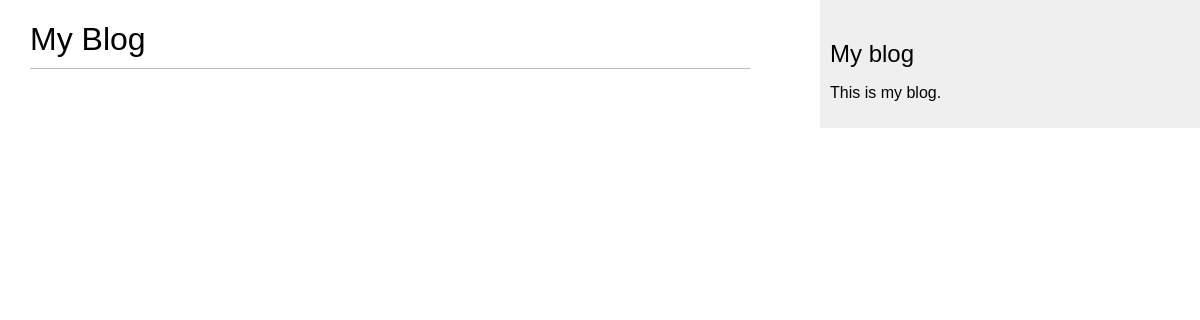
/blog/, run on an earlier commit of the app's database.
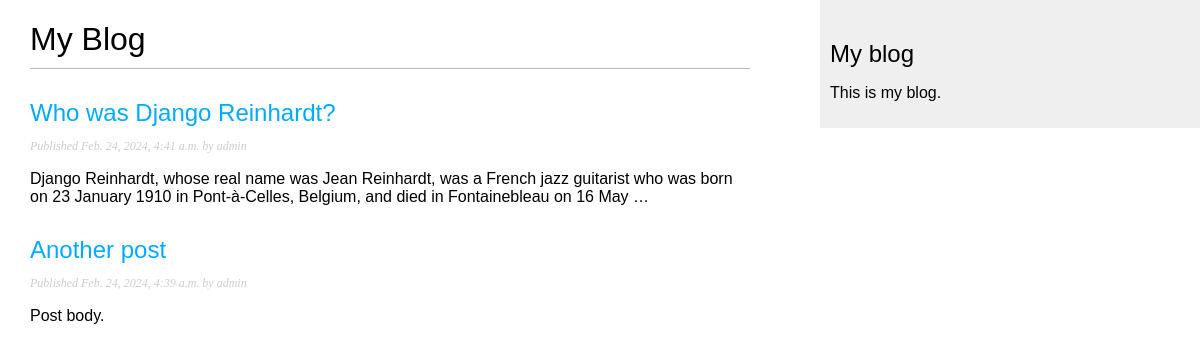
And on a later commit of the database.
### blog/models.py (models this page shows, shortened)
class Post(models.Model):
    class Status(models.TextChoices):
        DRAFT = 'DF', 'Draft'
        PUBLISHED = 'PB', 'Published'
    title = models.CharField(max_length=250)
    slug = models.SlugField(max_length=250)
    author = models.ForeignKey(User,
                               on_delete=models.CASCADE,
                               related_name='blog_posts')
    body = models.TextField()
    publish = models.DateTimeField(default=timezone.now)
    created = models.DateTimeField(auto_now_add=True)
    updated = models.DateTimeField(auto_now=True)
    status = models.CharField(max_length=2,
                              choices=Status.choices,
                              default=Status.DRAFT)
    objects = models.Manager()  # The default manager.
    published = PublishedManager()  # Our custom manager.
    class Meta:
        ordering = ['-publish']
        indexes = [
            models.Index(fields=['-publish']),
        ]

### blog/views.py (the view)
# urls.py: path('', views.post_list, name='post_list'),
def post_list(request):
    posts = Post.published.all()
    return render(request,
                  'blog/post/list.html',
                  {'posts': posts})

### blog/models.py (called while the page is built)
    def get_queryset(self):
        return super().get_queryset()\
                      .filter(status=Post.Status.PUBLISHED)

### blog/templates/blog/post/list.html (shortened to what this page needs)
{% extends "blog/base.html" %}
{% block content %}
  <h1>My Blog</h1>
  {% for post in posts %}
    <h2>
      <a href="{% url 'blog:post_detail' post.id %}">
        {{ post.title }}
      </a>
    </h2>
    <p class="date">
      Published {{ post.publish }} by {{ post.author }}
    </p>
    {{ post.body|truncatewords:30|linebreaks }}
  {% endfor %}
{% endblock %}

### blog/templates/blog/base.html (shortened to what this page needs)
{% load static %}
<!DOCTYPE html>
<html>
<head>
  <link href="{% static "css/blog.css" %}" rel="stylesheet">
</head>
<body>
  <div id="content">
    {% block content %}
    {% endblock %}
  </div>
  <div id="sidebar">
    <h2>My blog</h2>
    <p>This is my blog.</p>
  </div>
</body>
</html>

### blog/static/css/blog.css (style rules this page uses)
body { margin:0; padding:0; font-family:helvetica, sans-serif; }
a { color:#00abff; text-decoration:none; }
h1 { font-weight:normal; border-bottom:1px solid #bbb; padding:0 0 10px 0; }
h2 { font-weight:normal; margin:30px 0 0; }
#content { float:left; width:60%; padding:0 0 0 30px; }
#sidebar { float:right; width:30%; padding:10px; background:#efefef; height:100%; }
p.date { color:#ccc; font-family: georgia, serif; font-size: 12px; font-style: italic; }

What changed in the data, as far as the page shows it:
now on this page (row edited): Post: title "Who was Django Reinhardt?", publish "Feb. 24, 2024, 4:41 a.m.", author "admin", body "Django Reinhardt, whose real name was Jean Reinhardt, was a French jazz guitarist who was born on 23 January 1910 in Pont-à-Celles, Belgium, and died in Fontainebleau on 16 May …"
added Post: title "Another post", publish "Feb. 24, 2024, 4:39 a.m.", author "admin", body "Post body."
